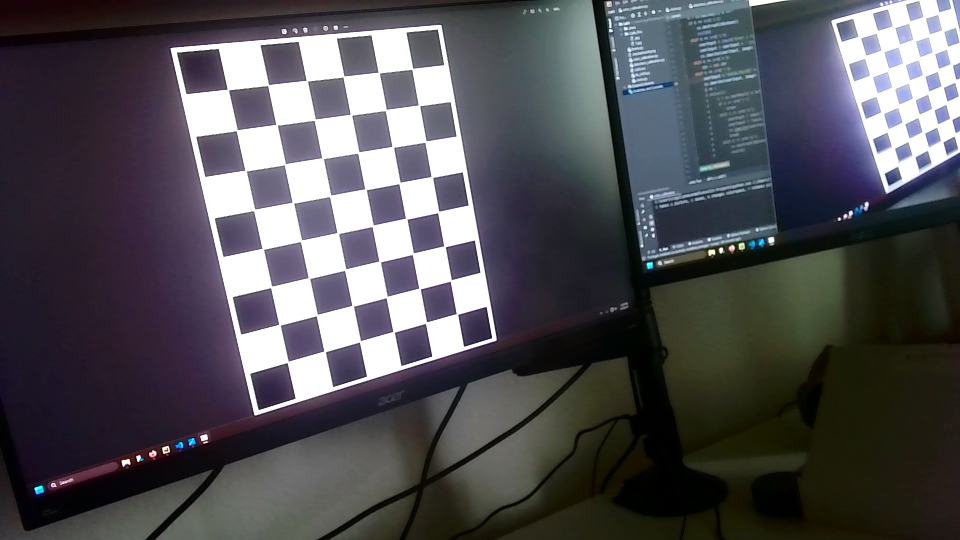
#> input picture Lab5/Calib_Pics/0.jpg, 1920 x 1080 px (shown at 1/2 size); its folder holds 5 pictures in this run
$ python distortion_calibration.py
#> lines starting #> are read from the running program, lines starting #| are printed output that depends on the picture; after the words box and inside, x2 and y2 are one past the last pixel; in counts of white or black regions, pixels touching at a corner belong together
"""
John Ripple
Distortion Camera Calibration code
3/20/2022
"""

import numpy as np
import cv2 as cv
import glob

# termination criteria
criteria = (cv.TERM_CRITERIA_EPS + cv.TERM_CRITERIA_MAX_ITER, 30, 0.001)

#If these values are not the number of corners on the board then it will not work
#Where black meets white squares across and down
squarex = 6
squarey = 8

# prepare object points, like (0,0,0), (1,0,0), (2,0,0) ....,(6,5,0)
objp = np.zeros((squarex*squarey,3), np.float32)
objp[:,:2] = np.mgrid[0:squarex,0:squarey].T.reshape(-1,2)

# Arrays to store object points and image points from all the images.
objpoints = [] # 3d point in real world space
imgpoints = [] # 2d points in image plane.

images = glob.glob('Calib_Pics/*.jpg')

for fname in images:
    img = cv.imread(fname)
#> img is the input picture: shape (1080, 1920, 3); mean B, G, R 84.2, 79.3, 80.5
    gray = cv.cvtColor(img,cv.COLOR_BGR2GRAY)
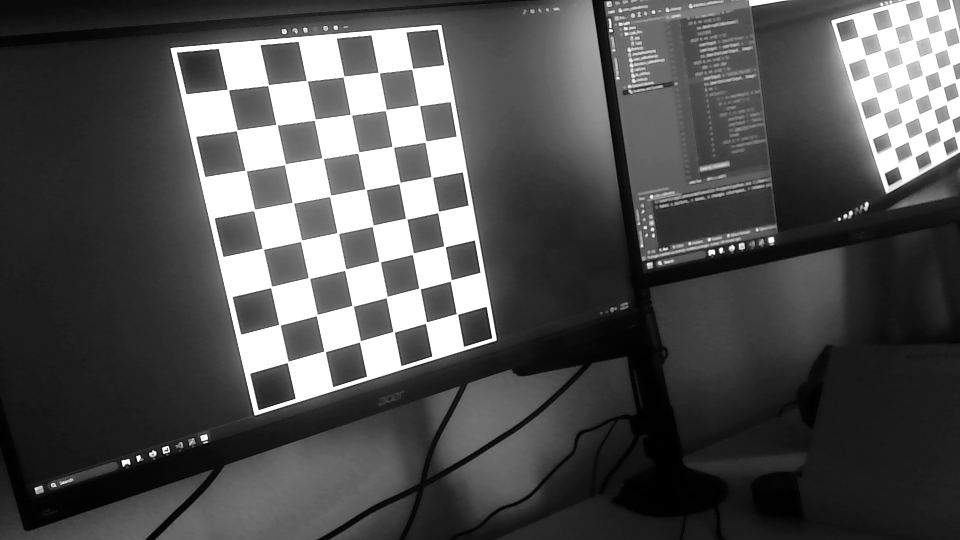
#> gray: shape (1080, 1920) (shown at 1/2 size); min 0, max 255, mean 80.2

    # Find the chess board corners use where the corners meet
    ret, corners = cv.findChessboardCorners(gray, (squarex,squarey),None)
#> ret = True; corners = 48 rows, first 8: [456, 180], [535.2, 172.2], [614, 162], [688, 154], [759.8, 146.6], [828, 134], [474, 261], [553.5, 250]

    # If found, add object points, image points (after refining them)
    if ret == True:
        objpoints.append(objp)

        cv.cornerSubPix(gray,corners,(11,11),(-1,-1),criteria)
        imgpoints.append(corners)

        # Draw and display the corners
        cv.drawChessboardCorners(img, (squarex,squarey), corners,ret)
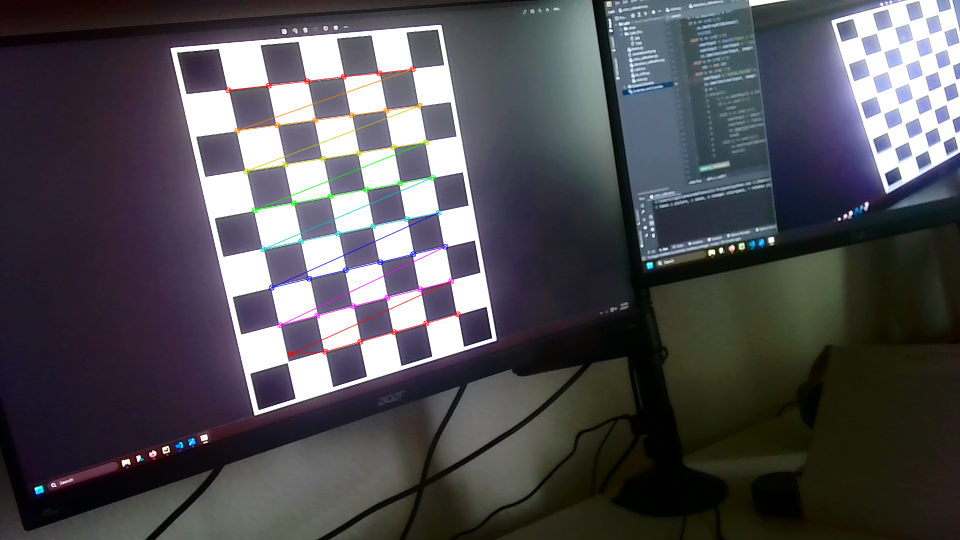
#> img: shape (1080, 1920, 3) (shown at 1/2 size); 0.94% of pixels changed, all inside (x1, y1, x2, y2) = (450, 132, 922, 715)
        cv.imshow('img',img)
        cv.waitKey(500)
    else:
        print('Not enough corners on ' + fname)
#> pass 2 of the loop `for fname in images:`:
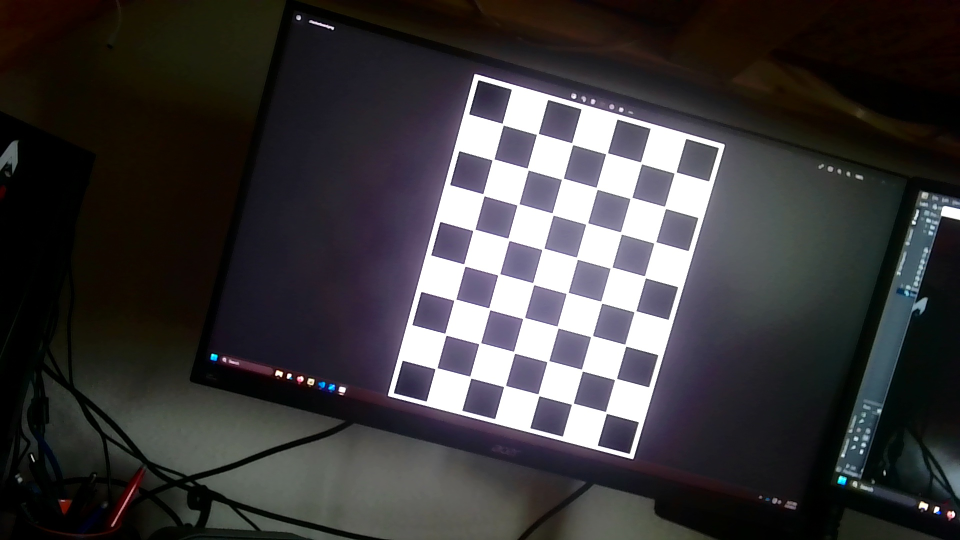
#> input picture Lab5/Calib_Pics/1.jpg, 1920 x 1080 px (shown at 1/2 size)
#> img is the input picture: shape (1080, 1920, 3); mean B, G, R 60.1, 58.4, 60.7
#> `gray = cv.cvtColor(img,cv.COLOR_BGR2GRAY)`:
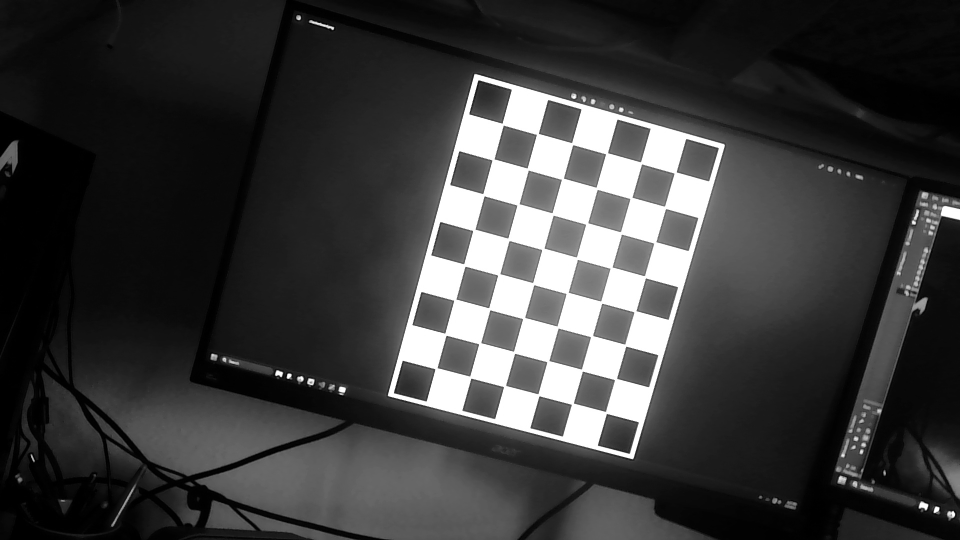
#> gray: shape (1080, 1920) (shown at 1/2 size); min 0, max 255, mean 59.3
#> corners = 48 rows, first 8: [1007, 251], [1068, 273], [1149, 295], [1214, 306.8], [1281.5, 328], [1349.9, 347.4], [986.5, 319.5], [1053.9, 339.5]
#> `cv.drawChessboardCorners(img, (squarex,squarey), corners,ret)`:
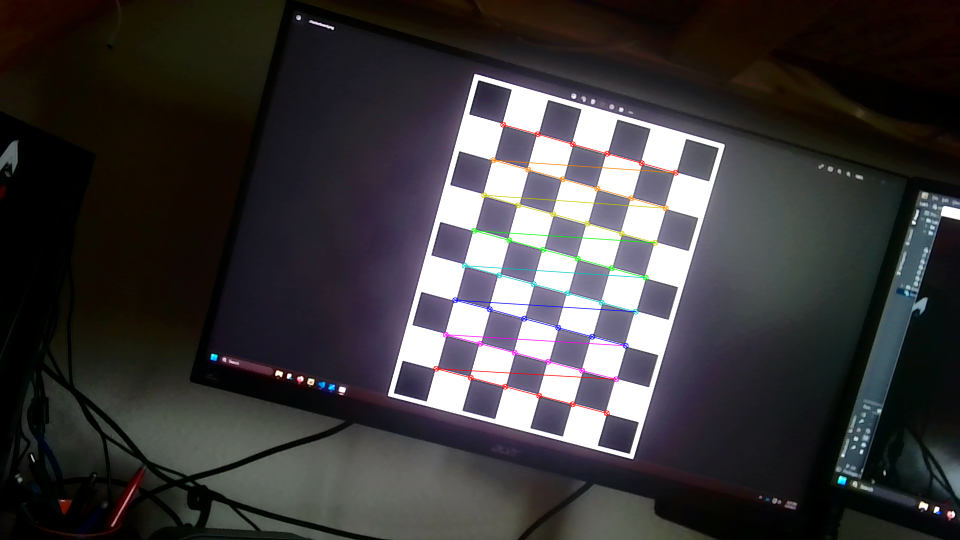
#> img: shape (1080, 1920, 3) (shown at 1/2 size); 0.95% of pixels changed, all inside (x1, y1, x2, y2) = (866, 243, 1358, 833)
#> pass 3 of the loop `for fname in images:`:
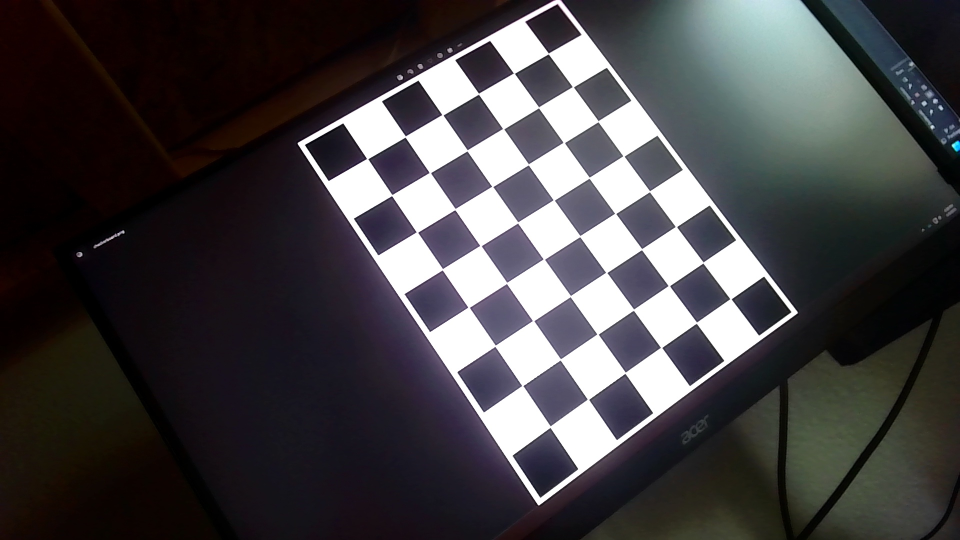
#> input picture Lab5/Calib_Pics/10.jpg, 1920 x 1080 px (shown at 1/2 size)
#> img is the input picture: shape (1080, 1920, 3); mean B, G, R 69.7, 67.3, 69.5
#> `gray = cv.cvtColor(img,cv.COLOR_BGR2GRAY)`:
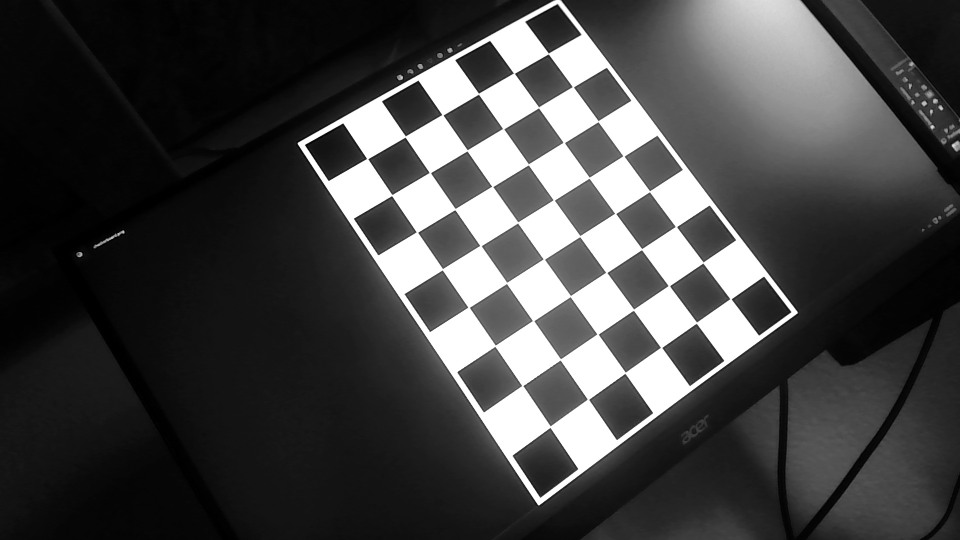
#> gray: shape (1080, 1920) (shown at 1/2 size); min 0, max 255, mean 68.2
#> corners = 48 rows, first 8: [736.3, 318.3], [810.5, 274.9], [886.9, 230.7], [957.5, 188], [1028, 146.7], [1097, 107.5], [783.4, 392.2], [862, 346.3]
#> `cv.drawChessboardCorners(img, (squarex,squarey), corners,ret)`:
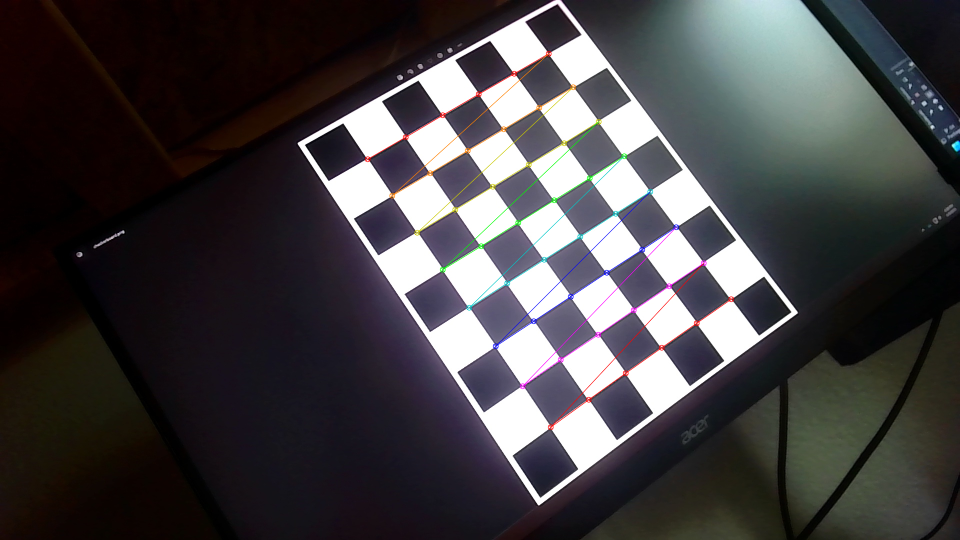
#> img: shape (1080, 1920, 3) (shown at 1/2 size); 0.94% of pixels changed, all inside (x1, y1, x2, y2) = (729, 101, 1469, 861)
#> the loop made 5 passes; the first 3 are shown

ret, mtx, dist, rvecs, tvecs = cv.calibrateCamera(objpoints, imgpoints, gray.shape[::-1],None,None)
img = cv.imread('Calib_Pics/2.jpg')
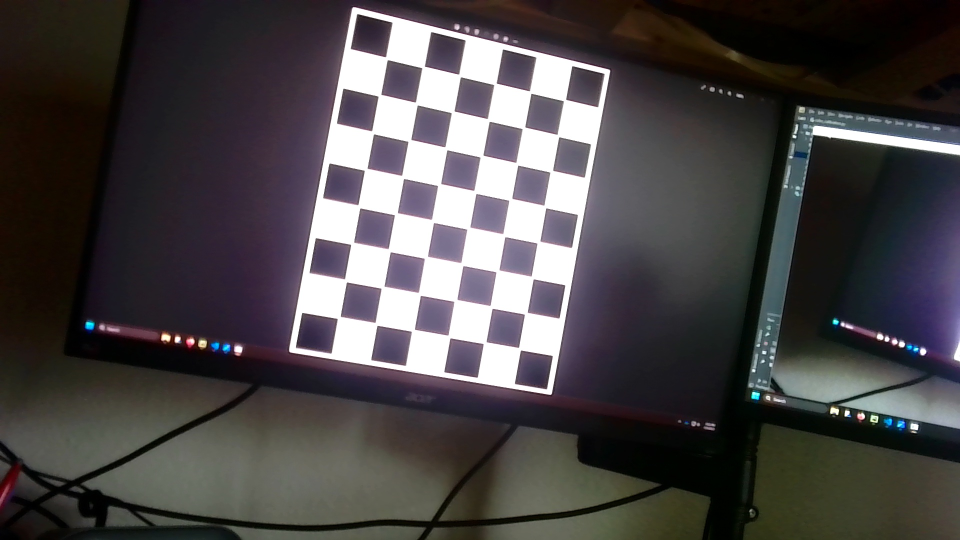
#> input picture Lab5/Calib_Pics/2.jpg, 1920 x 1080 px (shown at 1/2 size)
#> img is the input picture: shape (1080, 1920, 3); mean B, G, R 71.7, 70.5, 74.1
h,  w = img.shape[:2]
#> h = 1080; w = 1920
newcameramtx, roi=cv.getOptimalNewCameraMatrix(mtx,dist,(w,h),1,(w,h))
# undistort
dst = cv.undistort(img, mtx, dist, None, newcameramtx)
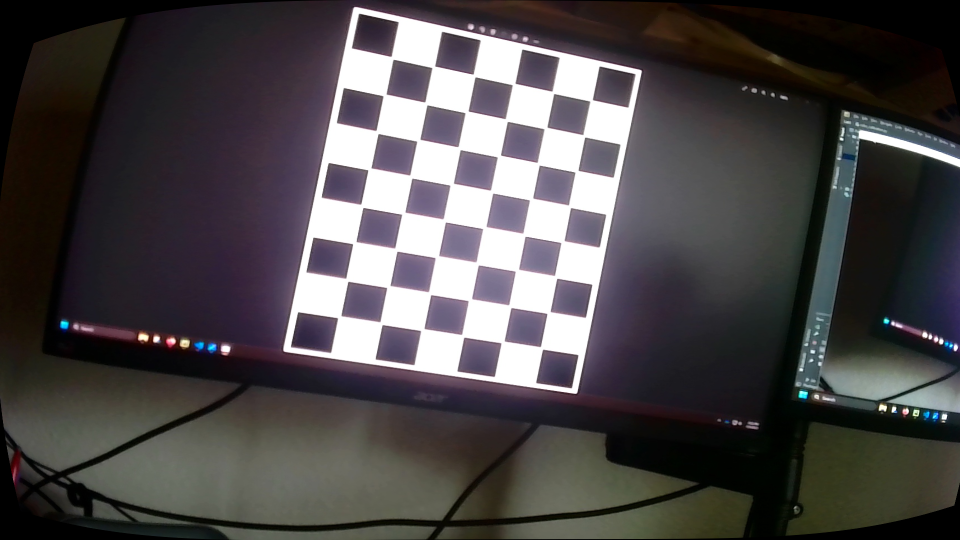
#> dst: shape (1080, 1920, 3) (shown at 1/2 size); mean B, G, R 73.9, 72.5, 76.1

np.savez('camera_distort_matrices', mtx=mtx, dist=dist, newcameramtx=newcameramtx)
# crop the image
x,y,w,h = roi
dst = dst[y:y+h, x:x+w]
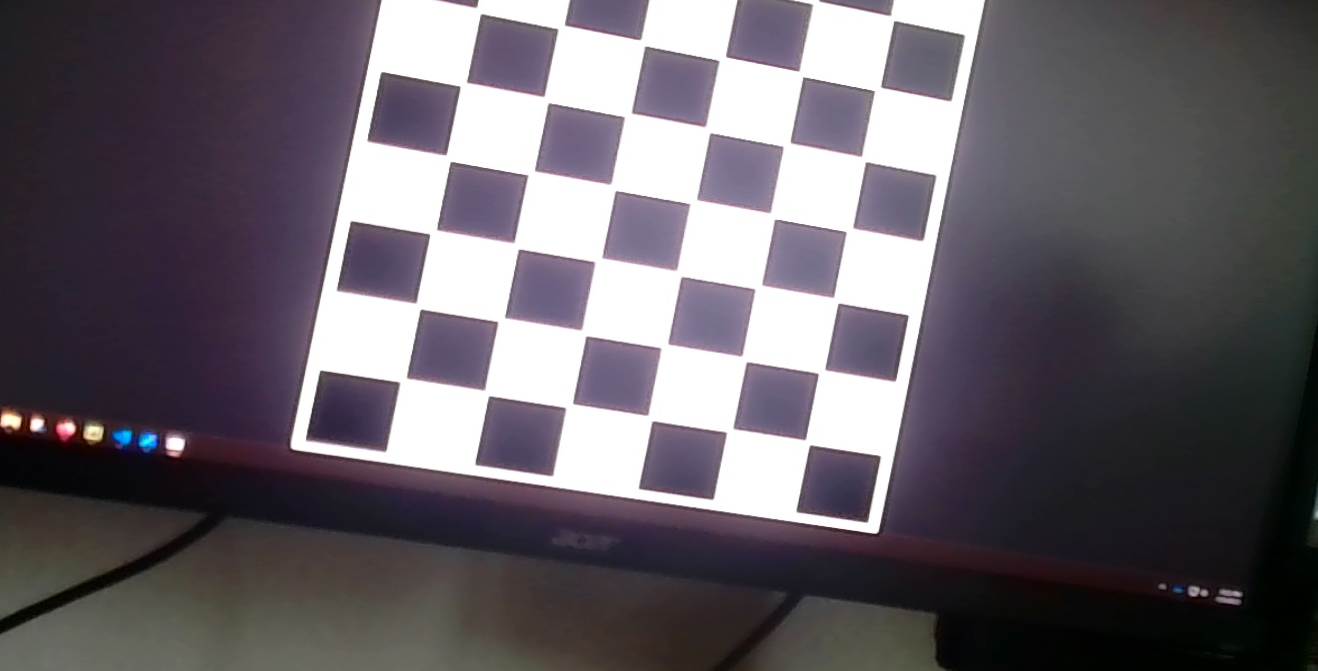
#> dst: shape (671, 1318, 3); mean B, G, R 104.2, 97, 102.9
cv.imwrite('calibresult.png',dst)

cv.destroyAllWindows()
